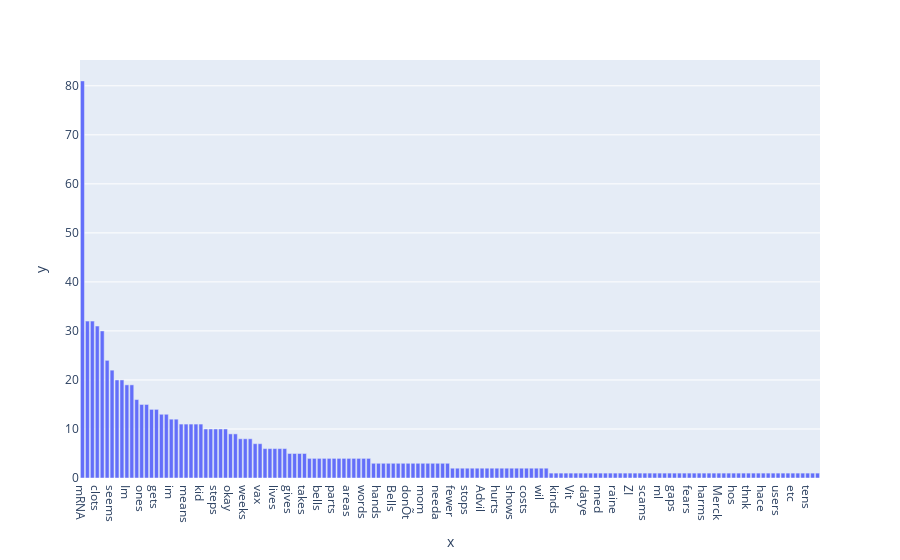

The notebook cell this image was saved under:
### Markdown cell above
<p style="color:black;font-size:18px;"> The bar plot below shows the top potential abbreviations according to case 2
</p>

### Code cell
X=[l[0] for l in non_eng_words.most_common(150)]
Y=[l[1] for l in non_eng_words.most_common(150)]
px.bar( x=X, y=Y)

### Figure 1 — Plotly figure (JSON) as saved in the notebook; plotly's stock layout.template omitted (floating-point values rounded to 4 significant figures; data arrays with more than 128 entries replaced by an {"elided": "..."} marker saying what was removed)
{"data": [{"alignmentgroup": "True", "hovertemplate": "x=%{x}<br>y=%{y}<extra></extra>", "legendgroup": "", "marker": {"color": "#636efa", "pattern": {"shape": ""}}, "name": "", "offsetgroup": "", "orientation": "v", "showlegend": false, "textposition": "auto", "type": "bar", "x": {"elided": "150 str values"}, "xaxis": "x", "y": {"elided": "150 int values"}, "yaxis": "y"}], "layout": {"autosize": true, "barmode": "relative", "legend": {"tracegroupgap": 0}, "margin": {"t": 60}, "xaxis": {"anchor": "y", "autorange": true, "domain": [0, 1], "range": [-0.5, 149.5], "title": {"text": "x"}, "type": "category"}, "yaxis": {"anchor": "x", "autorange": true, "domain": [0, 1], "range": [0, 85.26], "title": {"text": "y"}, "type": "linear"}}}
